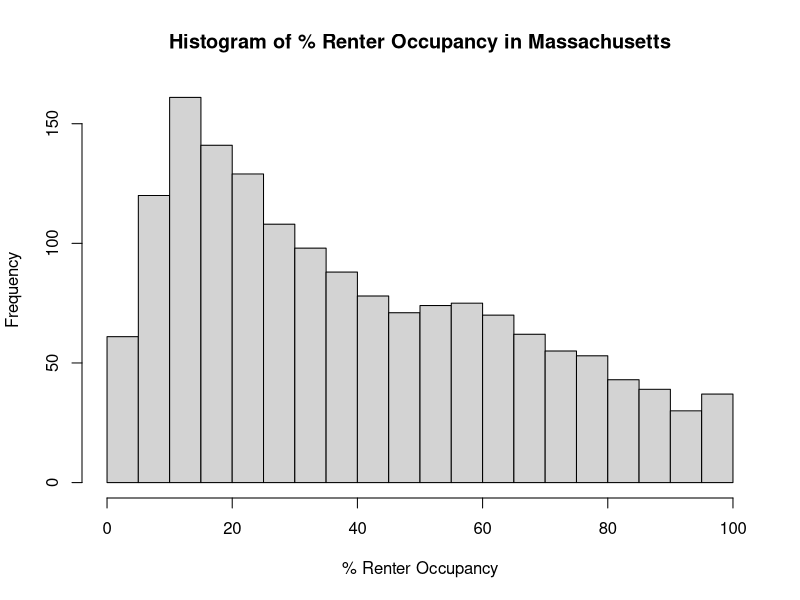
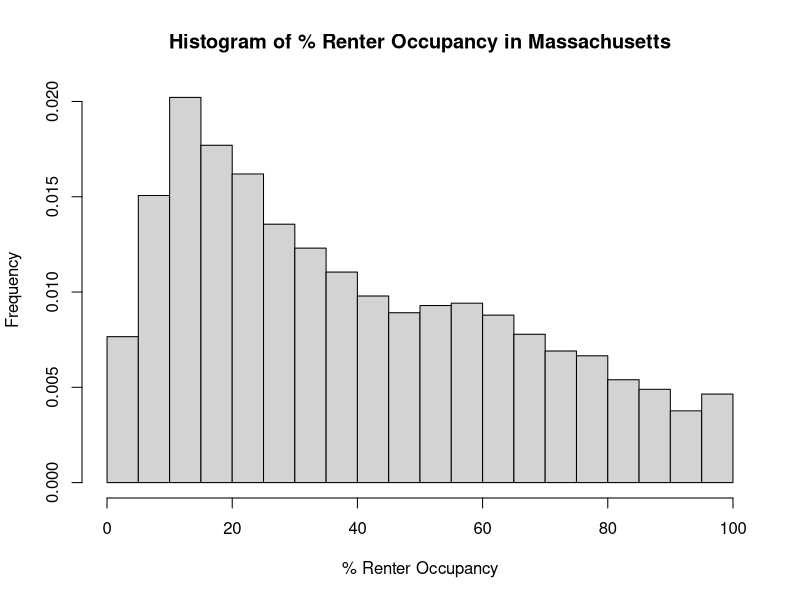
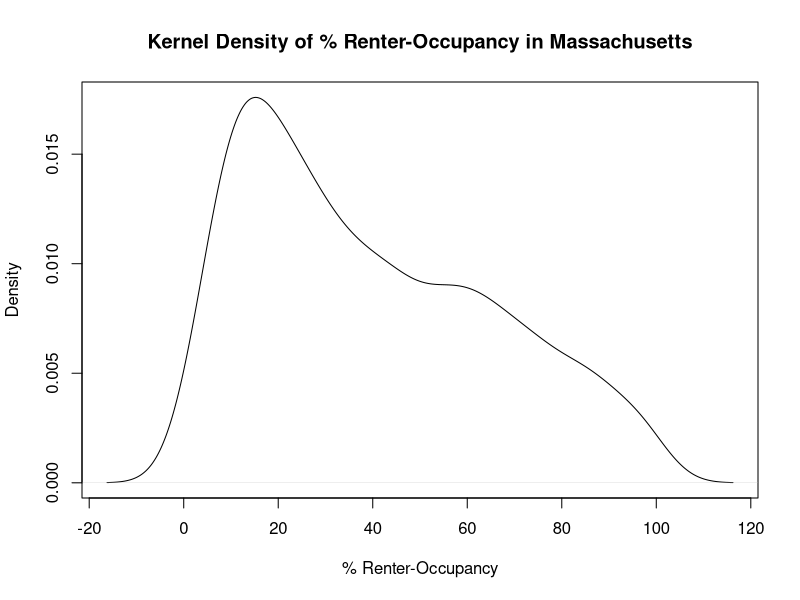

Write the R code that produced these figures, in order.
## ---- chunk 1
knitr::opts_chunk$set(
  echo = TRUE,
  cache = TRUE,
  hold=TRUE,
  warning = FALSE,
  message = FALSE,
  size = 'huge'
  )
## ---- chunk 2
# These do the same thing!
df <- read.csv('data/lecture_02_demo.csv')
# Except this one _can_ make your code run a little faster...
library(readr)
df <- read_csv('data/lecture_02_demo.csv')
## ---- chunk 3
library(dplyr)
# Read data
df <- read_csv('data/lecture_02_demo.csv') |>
  # `|>` passes results of read_csv to mutate
  dplyr::mutate(
    # Calculate a new column called `maj_renter`
    # which is the result of testing whether each
    # value of `pct_rent_occ` is greater than
    # 50.
    maj_renter = pct_rent_occ > 50
  )
## ---- chunk 4
xtabs(~maj_renter, data=df)
## ---- chunk 5
xtabs(~county + maj_renter, data=df)
## ---- chunk 6
hist(df$pct_rent_occ, 
     # Add a title
     main="Histogram of % Renter Occupancy in Massachusetts",
     # Label the x-axis
     xlab="% Renter Occupancy",
     # Label the y-axis
     ylab = "Frequency",
     #Tell R how man breaks to have
     breaks=20) 
## ---- chunk 7
hist(df$pct_rent_occ, 
     main="Histogram of % Renter Occupancy in Massachusetts",
     xlab="% Renter Occupancy",
     ylab = "Frequency",
     breaks=20,
     freq = FALSE) 
## ---- chunk 8
plot(density(df$pct_rent_occ), 
  xlab = "% Renter-Occupancy",
  ylab = "Density",
  main = "Kernel Density of % Renter-Occupancy in Massachusetts"
  )
